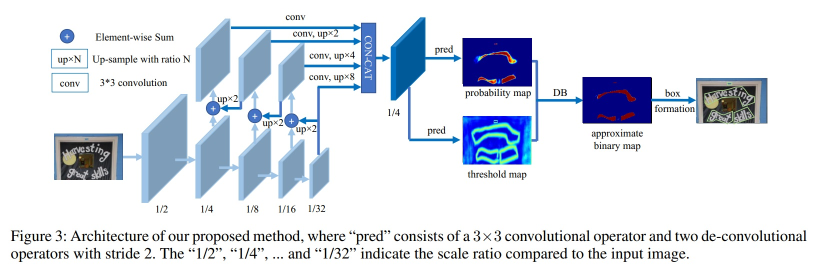
#> input picture PaddleOCR_2_7/benchmark/PaddleOCR_DBNet/imgs/paper/db.jpg, 1625 x 541 px (shown at 1/2 size); its folder holds only this picture in this run
$ python -i utils.py   (imports and definitions only)
#> lines starting #> are read from the running program, lines starting #| are printed output that depends on the picture; after the words box and inside, x2 and y2 are one past the last pixel; in counts of white or black regions, pixels touching at a corner belong together
#> further down, picture is the input picture: shape (541, 1625, 3); mean B, G, R 234, 225.1, 219.6
import collections
import copy
import json
import time
import unicodedata

import cv2
import math
import numpy as np


# from spire.doc import *
# from spire.doc.common import *


# [124 lines left out: functions sorted_boxes, get_rotate_crop_image, draw_quadrangle, draw_rectangle, coordinate_cluster, sert and 1 more, not called in this run]


def make_next_section(document):
    section = document.AddSection()
    return section


# [85 lines left out: functions align_coordinates, save_document, padding, padding_size, cut_image, restore_location and 1 more, not called in this run]


def analyze_a_layout(image, layout_re):
    pass


# [242 lines left out: functions analyze_paragraphs_and_positions_, analyze_paragraphs_and_positions__, analyze_paragraphs_and_positions, analyze_paragraphs_and_positions_title, adjust_single_line_position, drawing_rectangle and 2 more, not called in this run]


accuracy = 0
num_all_char = 0


# [152 lines left out: functions write_json, get_dict_result, detect_box_font, detect_box_font_text, not called in this run]


def font_size(image):
    height, width = image.shape[0:2]
#> height = 541; width = 1625
    image_gray = cv2.cvtColor(image, cv2.COLOR_BGR2GRAY)
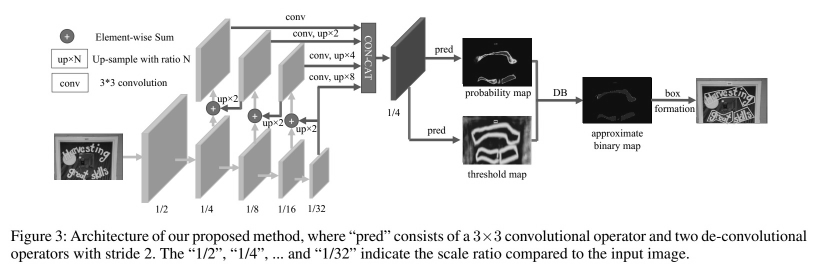
#> image_gray: shape (541, 1625) (shown at 1/2 size); min 0, max 255, mean 224.5
    image_binary = cv2.threshold(image_gray, 127, 255, cv2.THRESH_BINARY)[1]
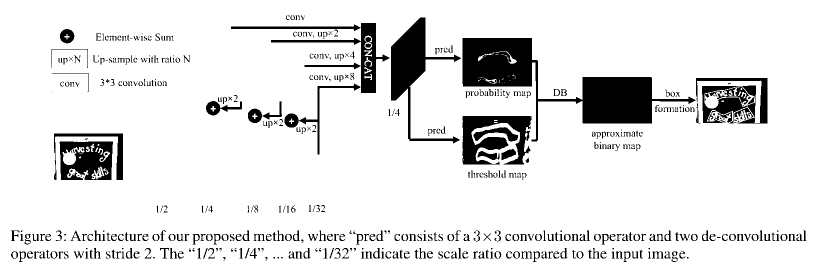
#> image_binary: shape (541, 1625) (shown at 1/2 size); 89.3% white; 578 black regions (209 under 20 px), largest, box (x1, y1, x2, y2) and area: (925, 76, 1392, 283) 27655, (782, 35, 922, 287) 9426, (925, 232, 1063, 329) 7404
    image_binary = cv2.bitwise_not(image_binary)
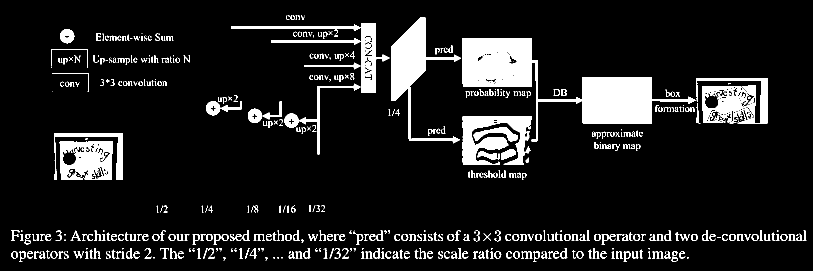
#> image_binary: shape (541, 1625) (shown at 1/2 size); 10.7% white; 578 white regions (209 under 20 px), largest, box (x1, y1, x2, y2) and area: (925, 76, 1392, 283) 27655, (782, 35, 922, 287) 9426, (925, 232, 1063, 329) 7404

    kernel = np.ones((3, 3), dtype=np.uint8)
    image_binary = cv2.dilate(image_binary, kernel, iterations=2)  # 膨胀
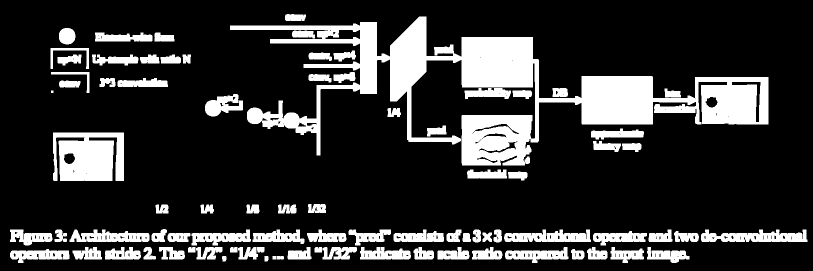
#> image_binary: shape (541, 1625) (shown at 1/2 size); 19.5% white; 85 white regions, largest, box (x1, y1, x2, y2) and area: (460, 33, 1537, 331) 86249, (106, 265, 248, 362) 11772, (1402, 459, 1615, 484) 3646
    # image_binary = cv2.erode(image_binary, kernel, iterations=1)  # 腐蚀

    # image_binary = cv2.morphologyEx(image_binary, cv2.MORPH_CLOSE, kernel)
    # 闭运算 = 先膨胀运算，再腐蚀运算（看上去将两个细微连接的图块封闭在一起）

    num_labels, labels, stats, centroids = cv2.connectedComponentsWithStats(image_binary, connectivity=8)
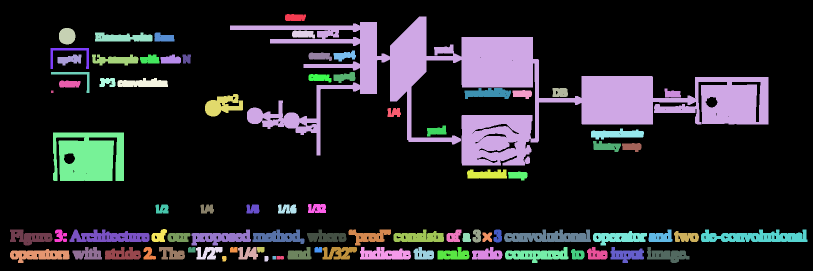
#> labels: shape (541, 1625) int32 (shown at 1/2 size); 86 distinct labels, from 0 to 85; one colour per label, 0 black
#> num_labels = 86; stats = 86 rows, first 6: [0, 0, 1625, 541, 707393], [570, 28, 42, 14, 529], [460, 33, 1077, 298, 86249], [118, 56, 33, 33, 892], [584, 61, 46, 16, 588], [190, 65, 115, 18, 1593]; centroids = 86 pairs, first value 59.51 to 1511.2, second value 34.73 to 516.9

    sizes = []
    for num in range(1, num_labels):
        # ii = np.where(labels == num, 255, 0)
        aa = np.where(labels == num)  # -> tuple:(np, np)
        row = aa[0]
        column = aa[1]
        h = max(row) - min(row) + 1
        w = max(column) - min(column) + 1
        sizes.append(max(h, w))
#> this loop made 85 passes
#> (aa, h, w) on passes 1 to 10: (529 positions, rows 28 to 41, columns 570 to 611, 14, 42), (86249 positions, rows 33 to 330, columns 460 to 1536, 298, 1077), (892 positions, rows 56 to 88, columns 118 to 150, 33, 33), (588 positions, rows 61 to 76, columns 584 to 629, 16, 46), (1593 positions, rows 65 to 82, columns 190 to 304, 18, 115), (566 positions, rows 65 to 82, columns 309 to 348, 18, 40), (760 positions, rows 96 to 137, columns 101 to 177, 42, 77), (593 positions, rows 101 to 122, columns 667 to 711, 22, 45), (593 positions, rows 105 to 121, columns 617 to 663, 17, 47), (682 positions, rows 109 to 130, columns 115 to 162, 22, 48)
#> after the loop, sizes = 85 values, max 1077 at index 1, min 5 at index 23, mean 68.99
    dict_size_count = collections.Counter(sizes)
#> dict_size_count = 54 items
    list_size_count = list(sorted(dict_size_count.items(), key=lambda item: int(item[1]), reverse=True))
#> list_size_count = 54 pairs, first value 5 to 1077, second value 1 to 5
    if len(list_size_count) == 0:
        return 25
    return list_size_count[0][0]


import string


# [33 lines left out: functions is_punctuation, analysis_indent, not called in this run]
    # [14 lines of commented-out code are left out]


# [4 lines not run here, left out]

>>> import cv2
>>> picture = cv2.imread('PaddleOCR_2_7/benchmark/PaddleOCR_DBNet/imgs/paper/db.jpg')
>>> result = font_size(picture)
#> result = 39
